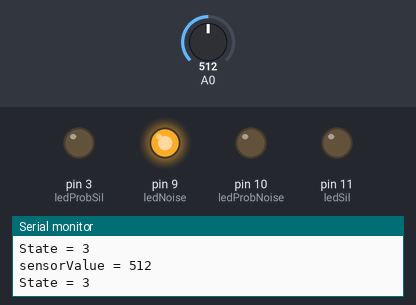
Bench run of a sketch on a simulated Arduino Uno, built with avr-gcc and run on an emulated ATmega328P. Parts: output pins drawn as LEDs (lit = HIGH), the last lines printed to the serial monitor. Inputs (shaded band) come from the test bench; at power-on: A0 = 512.

Above: at 4.2 s.
4.3 s: A0 set to 261
5.8 s: A0 set to 231
At 7.3 s:
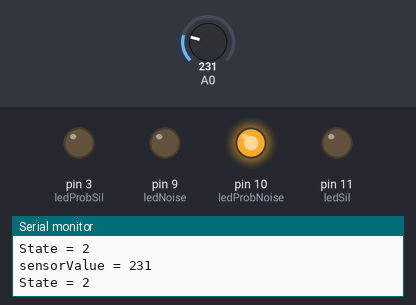
8.8 s: A0 set to 260
At 10.6 s:
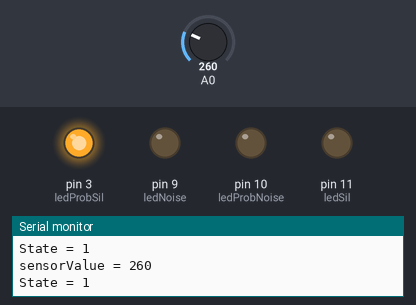
11.8 s: A0 set to 240
At 14.2 s:
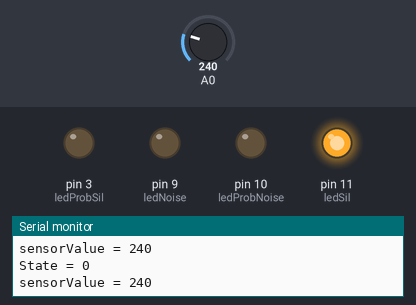
Timing chart, 0 to 15.7 s (numbered marks = the images above; inputs shaded):
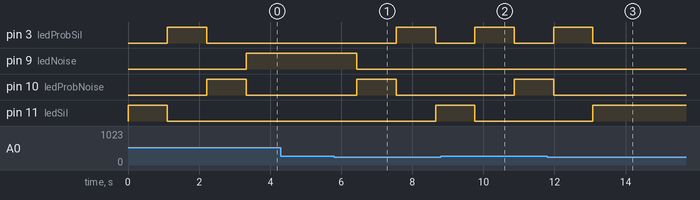

The sketch:

newStateMachineWithLeds.ino
```cpp
enum State_enum {SIL, PROBSIL, PROBNOISE, NOISE};

int ledNoise = 9;
int ledProbNoise = 10;
int ledSil = 11;
int ledProbSil = 3;

void state_machine_run(int sensorinfo);

uint8_t state = SIL;
uint8_t prevState = PROBSIL;

unsigned long timeIn;
unsigned long currentTime;

int setTime = 1000;

void setup() {
  Serial.begin(9600);
  pinMode(ledNoise, OUTPUT);
  pinMode(ledProbNoise, OUTPUT);
  pinMode(ledProbSil, OUTPUT);
  pinMode(ledSil, OUTPUT);
}

void loop() {
  stateMachineRun(read_Sensor());
  Serial.println((String)"State = " + state);
  delay(100);
}

void stateMachineRun(int sensorInfo)
{
  int threshold = 250;

  switch (state)
  {
    int sumOfData;
    int counter;
    int average;

    case SIL:
      if (prevState != state) {
        timeIn = millis();
        turnLedOn();
        prevState = state;
      }

      sumOfData = sumOfData + sensorInfo;
      counter += 1;
      average = sumOfData / counter;

      currentTime = millis();

      if ((currentTime - timeIn) > setTime) {
        if (average > threshold) {
          state = PROBSIL;
        } else {
          timeIn = millis();
        }

        sumOfData = 0;
        counter = 0;
        average = 0;
      }
      break;

    case PROBSIL:
      if (prevState != state) {
        timeIn = millis();
        turnLedOn();
        prevState = state;
      }

      sumOfData = sumOfData + sensorInfo;
      counter += 1;
      average = sumOfData / counter;

      currentTime = millis();

      if ((currentTime - timeIn) > setTime) {
        if (average > threshold) {
          state = PROBNOISE;
        } else {
          state = SIL;
        }

        sumOfData = 0;
        counter = 0;
        average = 0;
      }
      break;

    case PROBNOISE:
      if (prevState != state) {
        timeIn = millis();
        turnLedOn();
        prevState = state;
      }

      sumOfData = sumOfData + sensorInfo;
      counter += 1;
      average = sumOfData / counter;

      currentTime = millis();

      if ((currentTime - timeIn) > setTime) {
        if (average > threshold) {
          state = NOISE;
        } else {
          state = PROBSIL;
        }

        sumOfData = 0;
        counter = 0;
        average = 0;
      }
      break;

    case NOISE:
      if (prevState != state) {
        timeIn = millis();
        turnLedOn();
        prevState = state;
      }

      sumOfData = sumOfData + sensorInfo;
      counter += 1;
      average = sumOfData / counter;

      currentTime = millis();

      if ((currentTime - timeIn) > setTime) {
        if (average < threshold) {
          state = PROBNOISE;
        } else {
          timeIn = millis();
        }

        sumOfData = 0;
        counter = 0;
        average = 0;
      }
      break;
  }
}

int read_Sensor() {
  int sensorValue = analogRead(A0);
  Serial.println((String)"sensorValue = " + sensorValue);
  return sensorValue;
}

void turnLedOn() {
  switch(state) {

    case SIL:
      turnLedOff();
      digitalWrite(ledSil, 210);
      break;

    case PROBSIL:
      turnLedOff();
      digitalWrite(ledProbSil, 210);
      break;

    case PROBNOISE:
      turnLedOff();
      digitalWrite(ledProbNoise, 210);
      break;

    case NOISE:
      turnLedOff();
      digitalWrite(ledNoise, 100);
      break;
  }
}

void turnLedOff() {
  switch(prevState) {

    case SIL:
      digitalWrite(ledSil, LOW);
      break;

    case PROBSIL:
      digitalWrite(ledProbSil, LOW);
      break;

    case PROBNOISE:
      digitalWrite(ledProbNoise, LOW);
      break;

    case NOISE:
      digitalWrite(ledNoise, LOW);
      break;
  }
}
```

Measured:
- the behaviour switches between 250 and 249 on A0 (found by bisection; images 0 and 1)
- after the input at 5.8 s, pin 3 (ledProbSil): LOW → HIGH after 1.7 s, → LOW 1.1 s later; pin 9 (ledNoise): HIGH → LOW after 0.64 s; pin 10 (ledProbNoise): LOW → HIGH after 0.64 s, → LOW 1.1 s later; pin 11 (ledSil): LOW → HIGH after 2.9 s
- after the input at 8.8 s, pin 3 (ledProbSil): LOW → HIGH after 0.96 s, → LOW 1.1 s later; pin 10 (ledProbNoise): LOW → HIGH after 2.1 s; pin 11 (ledSil): HIGH → LOW after 0.96 s
- after the input at 11.8 s, pin 3 (ledProbSil): LOW → HIGH after 0.17 s, → LOW 1.1 s later; pin 9 (ledNoise): stays LOW (without the input it goes to HIGH after 0.17 s); pin 11 (ledSil): LOW → HIGH after 1.3 s
